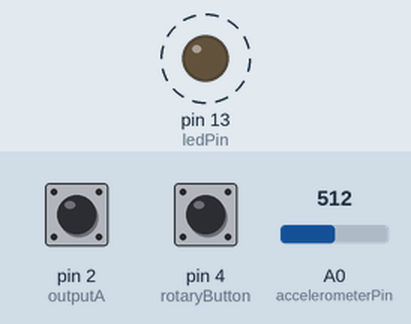
Recording of a sketch running on a simulated Arduino Uno, built with avr-gcc and run on an emulated ATmega328P. On the bench: output pins drawn as LEDs (lit = HIGH). Dashed ring = blinking. The inputs (shaded band) are chosen by the test bench; at power-on: pin 4 (rotaryButton) HIGH, pin 2 (outputA) HIGH, A0 (accelerometerPin) = 512. What the sketch prints to the serial monitor is not drawn.

Above: at 1.2 s.
1.3 s: pin 4 (rotaryButton) pulled LOW for 0.15 s
4.3 s: pin 4 (rotaryButton) pulled LOW for 1 s
7.3 s: pin 4 (rotaryButton) driven LOW
Timing chart, 0 to 16.3 s (numbered marks = the images above; inputs shaded):
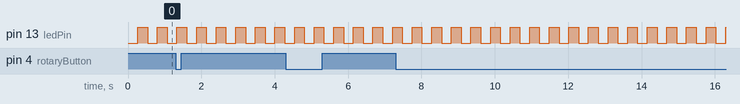

The sketch:

TapStreak.ino
```cpp
int tempo = 112;
const int startButtonPin = 12;
const int ledPin = 13;
const int accelerometerPin = A0;
const int outputA = 2;
const int outputB = 3;
const int rotaryButton = 4;

unsigned long previousMillis = 0;
unsigned long previousMillisButton = 0;
int buttonPrevState = 1;

int aState;
int aLastState;

volatile boolean start = false;

int ledState = LOW;

unsigned long currentMillis = 0;
unsigned long previousMillisCounter = 0;
long intervalLed;
long intervalCounter;

int startXPos;

void setup() {
  // initialize serial communications at 9600 bps:
  Serial.begin(9600);
  pinMode(startButtonPin, INPUT);
  digitalWrite(startButtonPin, HIGH); // connect internal pull-up

  pinMode(ledPin, OUTPUT);

  pinMode(accelerometerPin, INPUT);

  //Serial.println("Enter a tempo: ");

  pinMode(outputA, INPUT);
  pinMode(outputB, INPUT);
  pinMode(rotaryButton, INPUT);

  digitalWrite(rotaryButton, HIGH);
  aLastState = digitalRead(outputA);


  intervalLed = 30000.0/tempo;
  intervalCounter = intervalLed/24;

}


void loop() {
  currentMillis = millis();
  /*if (!start) {
    if (tempo == 0) {
      if (Serial.available() > 0) {
        // read the incoming byte:
        String input = Serial.readString();

        int inputNumber = input.toInt();
        if (inputNumber < 10 || inputNumber > 300) {
          Serial.println("Please choose a tempo >= 10 and <=300");
        } else {
          tempo = inputNumber;
          Serial.print("Tempo set to: ");
          Serial.println(tempo);
        }
      }
    }
    if (buttonPressed() && tempo != 0) {
      intervalLed = 30000.0/tempo;
      intervalCounter = intervalLed/24;
      start = true;
      Serial.println("Start!");
      startXPos = analogRead(accelerometerPin);

    }
  }

  else {*/
  if (!start) {
    // put your main code here, to run repeatedly:
    aState = digitalRead(outputA); // Reads the "current" state of the outputA
     // If the previous and the current state of the outputA are different, that means a Pulse has occured
     if (aState != aLastState){
       // If the outputB state is different to the outputA state, that means the encoder is rotating clockwise
       if (digitalRead(outputB) != aState) {
         tempo ++;
       } else {
         tempo --;
       }
     }
     aLastState = aState; // Updates the previous state of the outputA with the current state

     if (digitalRead(rotaryButton) != buttonPrevState) {
      if (digitalRead(rotaryButton) == LOW) {
      Serial.print("Tempo currently is set to: ");
      Serial.println(tempo);
      intervalLed = 30000.0/tempo;
      intervalCounter = intervalLed/24;
     }
      buttonPrevState = digitalRead(rotaryButton);
      previousMillisButton = millis();
     } else {
      if (buttonPrevState==0 && millis()-previousMillisButton>500) {
        start = true;
        buttonPrevState = digitalRead(rotaryButton);
        Serial.println("start!");
        Serial.println(tempo);
      }
     }
  } else {
    currentMillis = millis();
    if (currentMillis - previousMillisCounter >= intervalCounter) {
      // save the last time you blinked the LED
      previousMillisCounter = currentMillis;
      Serial.println(analogRead(accelerometerPin));
      /*
      if(analogRead(accelerometerPin)-startXPos>25) {
        Serial.println("Beat registered!");
      }*/
    }
    if (digitalRead(rotaryButton) != buttonPrevState) {
      if (digitalRead(rotaryButton) == LOW) {
        Serial.flush();
        Serial.println("finished!");
        Serial.end();
      }
      buttonPrevState = digitalRead(rotaryButton);
    }
  }

    updateLed();
}

boolean buttonPressed() {
  int button_pressed = !digitalRead(startButtonPin); // pin low -> pressed
  return button_pressed;
}

void updateLed() {

    if (currentMillis - previousMillis >= intervalLed) {
      // save the last time you blinked the LED
      previousMillis = currentMillis;

      // if the LED is off turn it on and vice-versa:
      if (ledState == LOW) {
        ledState = HIGH;
      } else {
        ledState = LOW;
      }

      // set the LED with the ledState of the variable:
      digitalWrite(ledPin, ledState);
    }
}
```

Measured:
- by itself, pin 13 (ledPin): alternates HIGH for 0.27 s and LOW for 0.27 s
